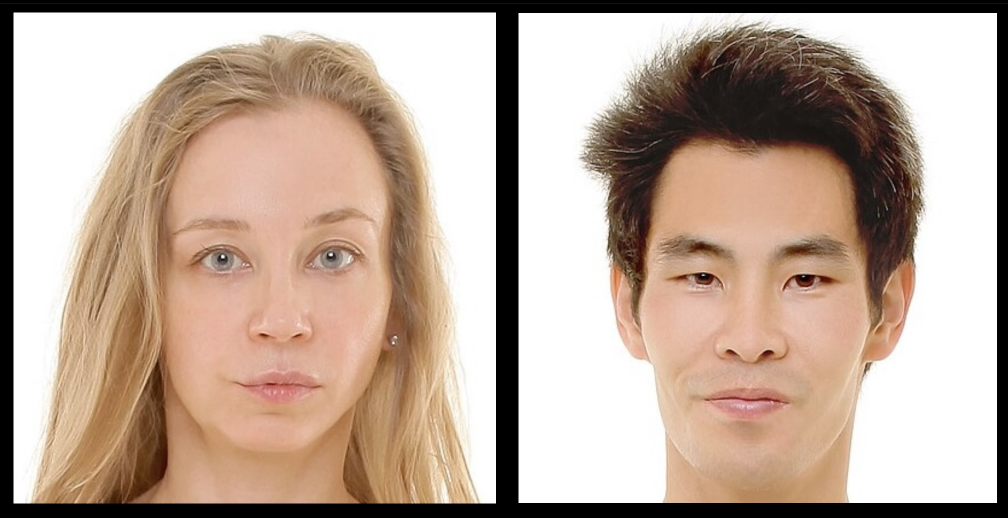
#> input picture Session4/img/Faces.jpg, 2015 x 1035 px (shown at 1/2 size)
$ jupyter execute --allow-errors Session4.ipynb   (text cells are left out)
#> lines starting #> are read from the running program, lines starting #| are printed output that depends on the picture; after the words box and inside, x2 and y2 are one past the last pixel; in counts of white or black regions, pixels touching at a corner belong together; pictures that were not available may be replaced by others from this repository, and a replacement may not be noted
[cell 1]
import cv2 as cv
import numpy as np
import matplotlib.pyplot as plt

[cell 2]
# Load the pre-trained Haar cascade classifier
face_cascade = cv.CascadeClassifier('./HaarCasscade/haarcascade_frontalface_default.xml')

[cell 3]
# Load the image
image = cv.imread('img/Faces.jpg')
#> image is the input picture: shape (1035, 2015, 3); mean B, G, R 153.6, 168.2, 188.8

[cell 4]
# Convert the image to grayscale
gray = cv.cvtColor(image, cv.COLOR_BGR2GRAY)
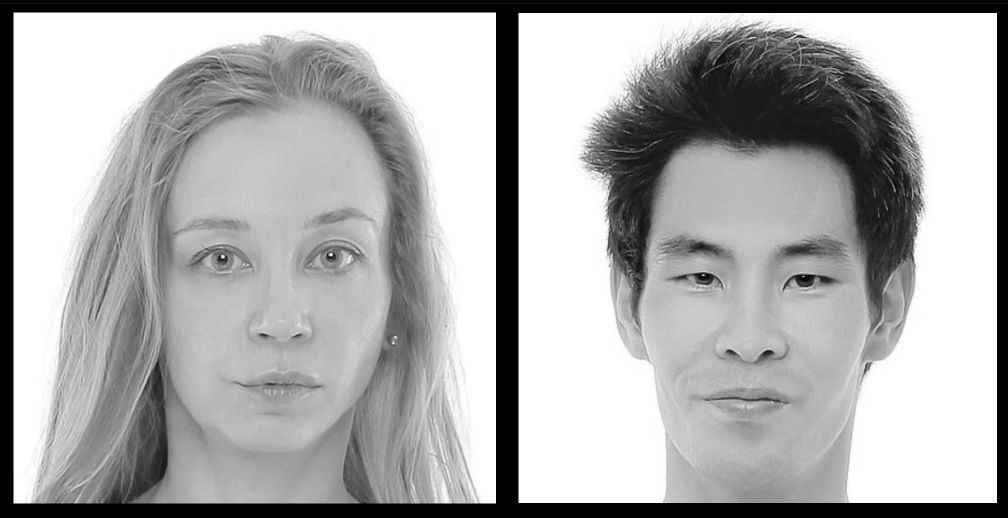
#> gray: shape (1035, 2015) (shown at 1/2 size); min 0, max 255, mean 172.7

[cell 5]
# Perform face detection
faces = face_cascade.detectMultiScale(gray, scaleFactor=1.3, minNeighbors=5, minSize=(30, 30))
#> faces = [[1196, 303, 612, 612], [230, 266, 634, 634]]

[cell 6]
# Draw bounding boxes around the detected faces
for (x, y, w, h) in faces:
    cv.rectangle(image, (x, y), (x+w, y+h), (0, 255, 0), 2)
#> this loop made 2 passes
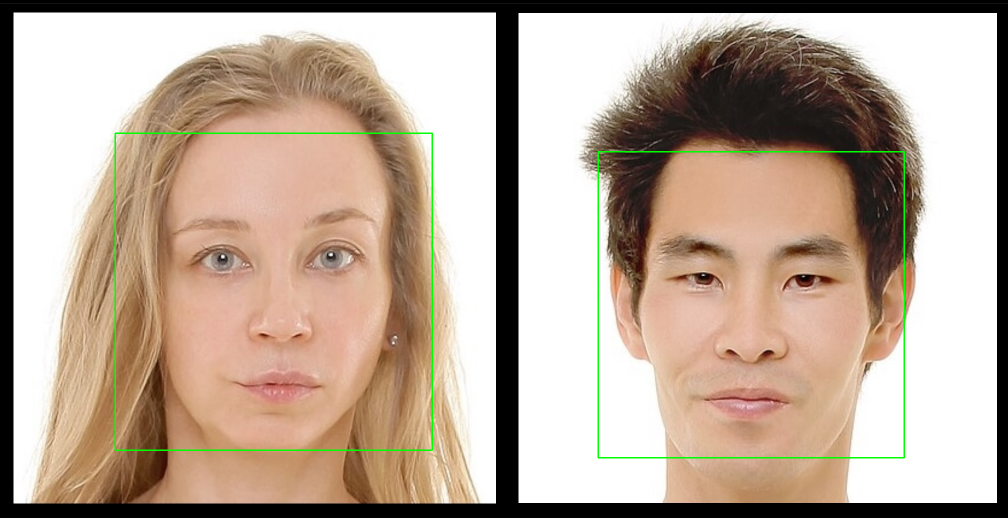
#> image: shape (1035, 2015, 3) (shown at 1/2 size); 0.72% of pixels changed, all inside (x1, y1, x2, y2) = (229, 265, 1810, 917)

[cell 7]
# Display the image with bounding boxes
cv.imshow('Face Detection', image)
cv.waitKey(0)
cv.destroyAllWindows()

[cell 8]
def get_output_layers(net):

    layer_names = net.getLayerNames()
    try:
        output_layers = [layer_names[i - 1] for i in net.getUnconnectedOutLayers()]
    except:
        output_layers = [layer_names[i[0] - 1] for i in net.getUnconnectedOutLayers()]

    return output_layers


def draw_prediction(img, class_id, confidence, x, y, x_plus_w, y_plus_h):

    label = str(classes[class_id])

    color = COLORS[class_id]

    cv.rectangle(img, (x,y), (x_plus_w,y_plus_h), color, 2)

    cv.putText(img, label, (x-10,y-10), cv.FONT_HERSHEY_SIMPLEX, 0.5, color, 2)

[cell 9]
image = cv.imread("img/dog.jpg")
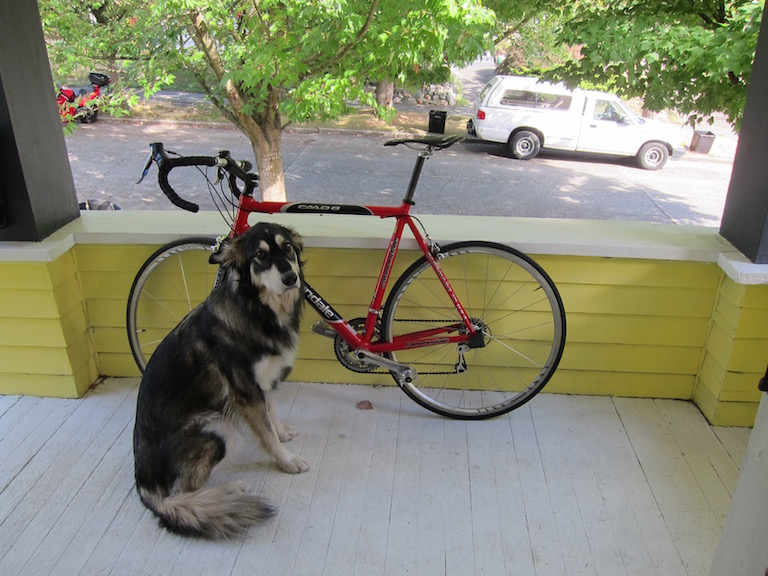
#> input picture Session4/img/dog.jpg, 768 x 576 px
#> image is the input picture: shape (576, 768, 3); mean B, G, R 114.1, 135.7, 134.4

Width = image.shape[1]
#> Width = 768
Height = image.shape[0]
#> Height = 576
scale = 0.00392

classes = None

#> (the rest of this cell did not finish here and is left out)

[cell 10]
import cv2
import statistics
cap=cv2.VideoCapture("Videos/video.mp4")
f=[]
success, img = cap.read()
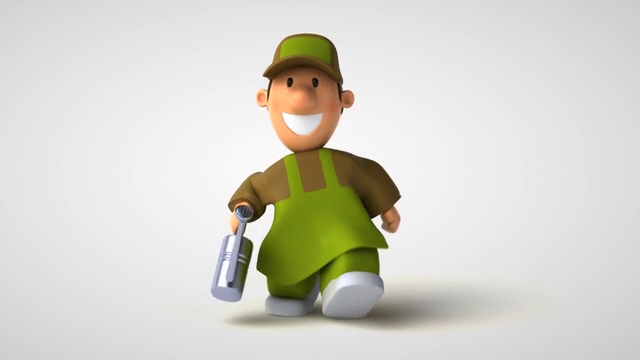
#> input picture frame 15 of Session2/Videos/video1.mp4, 640 x 360 px, given in place of video.mp4, which was not available
#> img is the input picture: shape (360, 640, 3); mean B, G, R 204.2, 212.4, 213.7
tracker=cv2.legacy.TrackerMOSSE_create()
bbox=cv2.selectROI("output",img,False)
tracker.init(img ,bbox)
def draw(img,bbox):
    x,y,w,h=int(bbox[0]),int(bbox[1]),int(bbox[2]),int(bbox[3])
    cv2.rectangle(img,(x,y),((x+w),(y+h)),(0,255,255),3,1)
while True:
    success,img=cap.read()
    sucess,bbox=tracker.update(img)
    if sucess:
        draw(img,bbox)
    else:
        cv2.putText(img,"lost",(75,55),cv2.FONT_HERSHEY_SIMPLEX,0.7,(255,255,0),2)
    cv2.imshow("output",img)
    k=cv2.waitKey(1)
    if k==27:
        break
cv2.destroyAllWindows()
